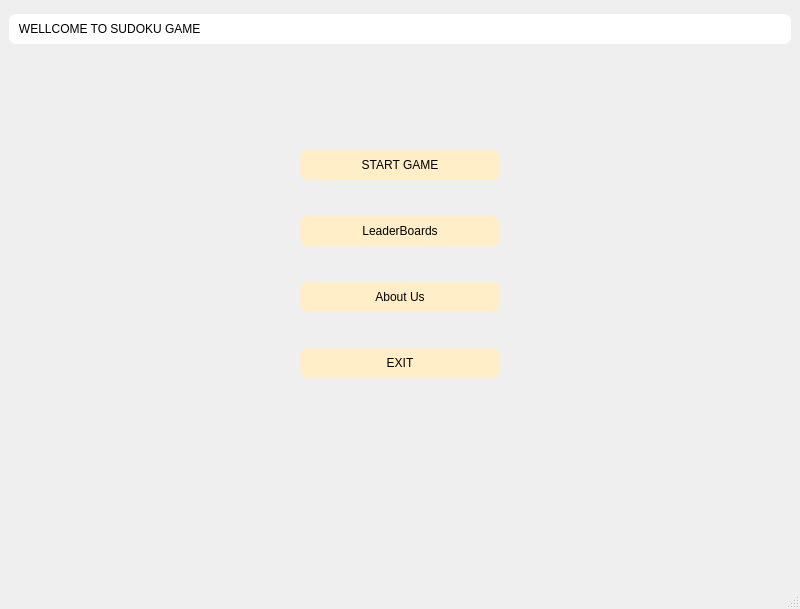
<?xml version="1.0" encoding="UTF-8"?>
<ui version="4.0">
 <class>MainWindow</class>
 <widget class="QMainWindow" name="MainWindow">
  <property name="geometry">
   <rect>
    <x>0</x>
    <y>0</y>
    <width>800</width>
    <height>600</height>
   </rect>
  </property>
  <property name="windowTitle">
   <string>MainWindow</string>
  </property>
  <property name="styleSheet">
   <string notr="true"/>
  </property>
  <widget class="QWidget" name="centralwidget">
   <property name="styleSheet">
    <string notr="true">#centralwidget
{
background-image: url(:/images/Icons/iPhone wallpaper.jpg);
}

QPushButton
{
	background-color:  rgb(255, 238, 200);
	border-Radius: 7px;
}

</string>
   </property>
   <layout class="QVBoxLayout" name="verticalLayout_3">
    <item>
     <layout class="QHBoxLayout" name="horizontalLayout">
      <property name="topMargin">
       <number>5</number>
      </property>
     </layout>
    </item>
    <item>
     <layout class="QVBoxLayout" name="verticalLayout_4">
      <item>
       <widget class="QLabel" name="label">
        <property name="sizePolicy">
         <sizepolicy hsizetype="Preferred" vsizetype="Preferred">
          <horstretch>0</horstretch>
          <verstretch>0</verstretch>
         </sizepolicy>
        </property>
        <property name="minimumSize">
         <size>
          <width>90</width>
          <height>30</height>
         </size>
        </property>
        <property name="styleSheet">
         <string notr="true">font: 25pt &quot;NPIRamin&quot;;
background-color: rgb(255, 255, 255);
border-Radius: 7px;</string>
        </property>
        <property name="text">
         <string>   WELLCOME TO SUDOKU GAME     </string>
        </property>
       </widget>
      </item>
      <item>
       <spacer name="verticalSpacer_2">
        <property name="orientation">
         <enum>Qt::Vertical</enum>
        </property>
        <property name="sizeType">
         <enum>QSizePolicy::Fixed</enum>
        </property>
        <property name="sizeHint" stdset="0">
         <size>
          <width>20</width>
          <height>100</height>
         </size>
        </property>
       </spacer>
      </item>
      <item>
       <layout class="QHBoxLayout" name="horizontalLayout_2">
        <property name="topMargin">
         <number>0</number>
        </property>
        <item>
         <spacer name="horizontalSpacer_2">
          <property name="orientation">
           <enum>Qt::Horizontal</enum>
          </property>
          <property name="sizeHint" stdset="0">
           <size>
            <width>30</width>
            <height>25</height>
           </size>
          </property>
         </spacer>
        </item>
        <item>
         <widget class="QPushButton" name="pushButton">
          <property name="sizePolicy">
           <sizepolicy hsizetype="Fixed" vsizetype="Fixed">
            <horstretch>0</horstretch>
            <verstretch>0</verstretch>
           </sizepolicy>
          </property>
          <property name="minimumSize">
           <size>
            <width>200</width>
            <height>30</height>
           </size>
          </property>
          <property name="styleSheet">
           <string notr="true">font: 15pt &quot;NPIRamin&quot;;

</string>
          </property>
          <property name="text">
           <string>START GAME</string>
          </property>
         </widget>
        </item>
        <item>
         <spacer name="horizontalSpacer_3">
          <property name="orientation">
           <enum>Qt::Horizontal</enum>
          </property>
          <property name="sizeHint" stdset="0">
           <size>
            <width>25</width>
            <height>25</height>
           </size>
          </property>
         </spacer>
        </item>
       </layout>
      </item>
      <item>
       <spacer name="verticalSpacer_4">
        <property name="orientation">
         <enum>Qt::Vertical</enum>
        </property>
        <property name="sizeType">
         <enum>QSizePolicy::Fixed</enum>
        </property>
        <property name="sizeHint" stdset="0">
         <size>
          <width>20</width>
          <height>30</height>
         </size>
        </property>
       </spacer>
      </item>
      <item>
       <layout class="QHBoxLayout" name="horizontalLayout_3">
        <property name="topMargin">
         <number>0</number>
        </property>
        <item>
         <spacer name="horizontalSpacer_4">
          <property name="orientation">
           <enum>Qt::Horizontal</enum>
          </property>
          <property name="sizeHint" stdset="0">
           <size>
            <width>40</width>
            <height>20</height>
           </size>
          </property>
         </spacer>
        </item>
        <item>
         <widget class="QPushButton" name="pushButton_3">
          <property name="sizePolicy">
           <sizepolicy hsizetype="Fixed" vsizetype="Fixed">
            <horstretch>0</horstretch>
            <verstretch>0</verstretch>
           </sizepolicy>
          </property>
          <property name="minimumSize">
           <size>
            <width>200</width>
            <height>30</height>
           </size>
          </property>
          <property name="styleSheet">
           <string notr="true">font: 15pt &quot;NPIRamin&quot;;</string>
          </property>
          <property name="text">
           <string>LeaderBoards</string>
          </property>
         </widget>
        </item>
        <item>
         <spacer name="horizontalSpacer_5">
          <property name="orientation">
           <enum>Qt::Horizontal</enum>
          </property>
          <property name="sizeHint" stdset="0">
           <size>
            <width>40</width>
            <height>20</height>
           </size>
          </property>
         </spacer>
        </item>
       </layout>
      </item>
      <item>
       <spacer name="verticalSpacer_5">
        <property name="orientation">
         <enum>Qt::Vertical</enum>
        </property>
        <property name="sizeType">
         <enum>QSizePolicy::Fixed</enum>
        </property>
        <property name="sizeHint" stdset="0">
         <size>
          <width>40</width>
          <height>30</height>
         </size>
        </property>
       </spacer>
      </item>
      <item>
       <layout class="QHBoxLayout" name="horizontalLayout_5">
        <property name="topMargin">
         <number>0</number>
        </property>
        <item>
         <widget class="QPushButton" name="pushButton_6">
          <property name="sizePolicy">
           <sizepolicy hsizetype="Fixed" vsizetype="Fixed">
            <horstretch>0</horstretch>
            <verstretch>0</verstretch>
           </sizepolicy>
          </property>
          <property name="minimumSize">
           <size>
            <width>200</width>
            <height>30</height>
           </size>
          </property>
          <property name="styleSheet">
           <string notr="true">font: 15pt &quot;NPIRamin&quot;;</string>
          </property>
          <property name="text">
           <string>About Us</string>
          </property>
         </widget>
        </item>
       </layout>
      </item>
      <item>
       <spacer name="verticalSpacer_3">
        <property name="orientation">
         <enum>Qt::Vertical</enum>
        </property>
        <property name="sizeType">
         <enum>QSizePolicy::Fixed</enum>
        </property>
        <property name="sizeHint" stdset="0">
         <size>
          <width>40</width>
          <height>30</height>
         </size>
        </property>
       </spacer>
      </item>
      <item>
       <layout class="QHBoxLayout" name="horizontalLayout_4">
        <property name="topMargin">
         <number>0</number>
        </property>
        <item>
         <spacer name="horizontalSpacer_6">
          <property name="orientation">
           <enum>Qt::Horizontal</enum>
          </property>
          <property name="sizeHint" stdset="0">
           <size>
            <width>40</width>
            <height>20</height>
           </size>
          </property>
         </spacer>
        </item>
        <item>
         <widget class="QPushButton" name="pushButton_2">
          <property name="minimumSize">
           <size>
            <width>200</width>
            <height>30</height>
           </size>
          </property>
          <property name="styleSheet">
           <string notr="true">font: 15pt &quot;NPIRamin&quot;;
</string>
          </property>
          <property name="text">
           <string>EXIT</string>
          </property>
         </widget>
        </item>
        <item>
         <spacer name="horizontalSpacer_7">
          <property name="orientation">
           <enum>Qt::Horizontal</enum>
          </property>
          <property name="sizeHint" stdset="0">
           <size>
            <width>40</width>
            <height>20</height>
           </size>
          </property>
         </spacer>
        </item>
       </layout>
      </item>
      <item>
       <spacer name="verticalSpacer">
        <property name="orientation">
         <enum>Qt::Vertical</enum>
        </property>
        <property name="sizeType">
         <enum>QSizePolicy::Fixed</enum>
        </property>
        <property name="sizeHint" stdset="0">
         <size>
          <width>20</width>
          <height>200</height>
         </size>
        </property>
       </spacer>
      </item>
     </layout>
    </item>
   </layout>
  </widget>
  <widget class="QMenuBar" name="menubar">
   <property name="geometry">
    <rect>
     <x>0</x>
     <y>0</y>
     <width>800</width>
     <height>21</height>
    </rect>
   </property>
  </widget>
  <widget class="QStatusBar" name="statusbar"/>
 </widget>
 <resources/>
 <connections/>
</ui>
